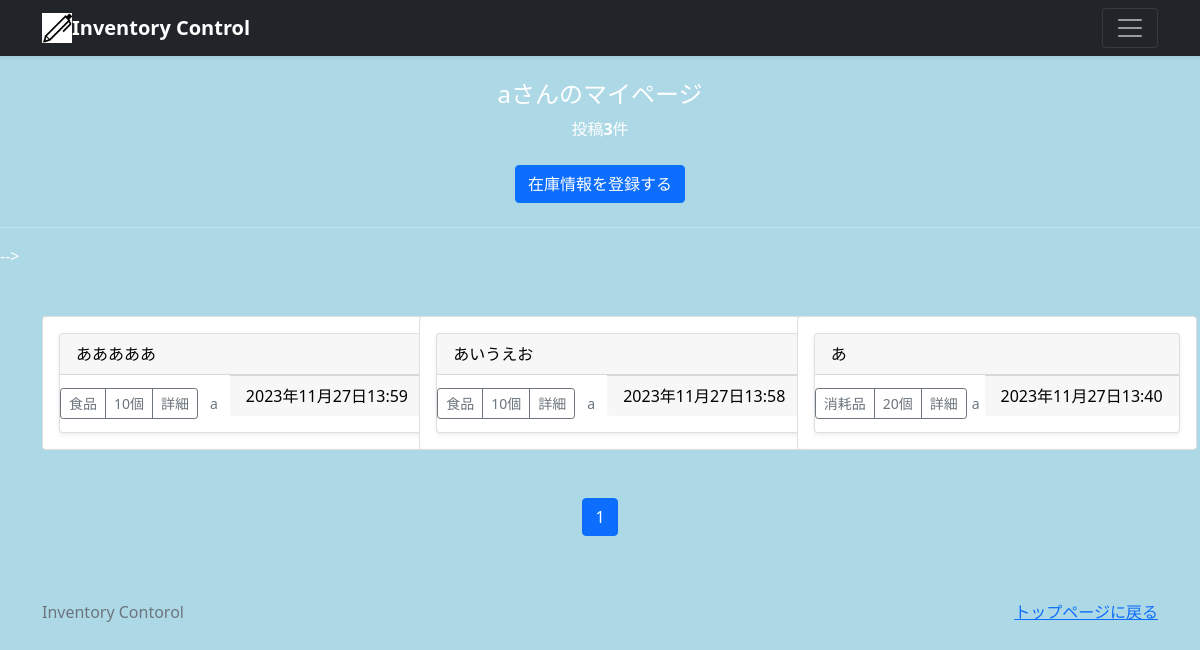
The app's page /mypage/ (signed in) with its own data.
### accounts/models.py (models this page shows)
class CustomUser(AbstractUser):
    pass

### stock/models.py (models this page shows, shortened)
class StockPost(models.Model):
    user = models.ForeignKey(
        CustomUser,
        verbose_name='ユーザー',
        on_delete=models.CASCADE
    )
    category = models.ForeignKey(
        Category,
        verbose_name='カテゴリ',
        on_delete=models.PROTECT
    )
    title = models.CharField(
        verbose_name='商品名',
        max_length=50
    )
    posted_at = models.DateTimeField(
        verbose_name='入荷日時',
        auto_now_add=True
    )
    many = models.IntegerField(
        verbose_name='入荷数',
        blank=True,
        null=True,
    )
    comment = models.TextField(
        verbose_name='備考',
    )

class Category(models.Model):
    title = models.CharField(
        verbose_name= 'カテゴリ',
        max_length= 20
    )

### stock/views.py (the view)
# urls.py: path('mypage/',views.MypageView.as_view(), name = 'mypage'),
class MypageView(ListView):
    template_name = 'mypage.html'
    paginate_by = 9
    def get_queryset(self):
        queryset = StockPost.objects.filter(
           user = self.request.user).order_by('-posted_at')
        return queryset

### stock/templates/mypage.html (shortened to what this page needs)
{% extends 'base.html' %}
      {% block contents %}
      {% if user.is_authenticated %}
        <br>
        <div style = "text-align:center;">
         <h4>{{user.username}}さんのマイページ</h4>
         {% if object_list.count == 0 %}
         <p>{{user.username}}さんの投稿はありません</p>
         {% else %}
         <p>投稿<strong>{{object_list.count}}</strong>件</p>
         {% endif %}
         <a href = "{% url 'stock:post' %}"
         class = 'btn btn-primary my-2'>在庫情報を登録する</a>
        </div>
        <hr>
      {% endif %}
      {% include "stock_list.html" %}
      {% include "pagination.html" %}
      {% endblock %}

### stock/templates/stock_list.html
{% load static %}
<link href={% static "css/home.css" %} rel="stylesheet">  -->
<div id = tekitou>
 <div class = "album py-5 be-light">
    <div class="container">
      <div class="row row-cols-1 row-cols-sm-2 row-cols-md-3 g-3">
        {% for record in object_list %}
        <div class="col">
         <div class = "card-deck" style = "width: 10;">
          <div class="card" style="width: 25rem;">
            <div class="card-body">
             <div class = "card shadow-sm">
              <p class="card-header">{{record.title}}</p>
              <div class="d-flex justify-content-between align-items-center">
                <div class = "btn-group">
                  <button type="button" class="btn btn-sm btn-outline-secondary">{{record.category.title}}</button>
                  <button type="button" class="btn btn-sm btn-outline-secondary">{{record.many}}個</button>
                  <button type="button" class="btn btn-sm btn-outline-secondary"
                  onclick = "location.href = '{% url 'stock:stock_detail' record.pk %}'">詳細</button>
                </div>
                <small class = "text-muted">{{record.user.username}}</small>
                <p class = "card-footer">{{record.posted_at}}</p>
              </div>
             </div>
            </div>
          </div>
         </div>
        </div>
        {% endfor %}
      </div>
    </div>
 </div>
</div>

### static/css/home.css (style rules this page uses)
body { color: white; background-color: lightblue; }
#tekitou { color: black; }

### records on screen
CustomUser: username "a"
StockPost: title "あああああ", category "食品", many "10", user.username "a", posted_at "2023年11月27日13:59"
StockPost: title "あいうえお", category "食品", many "10", user.username "a", posted_at "2023年11月27日13:58"
StockPost: title "あ", category "消耗品", many "20", user.username "a", posted_at "2023年11月27日13:40"

### other values on screen
{{ object_list.count }} "3"
{{ num }} "1"
